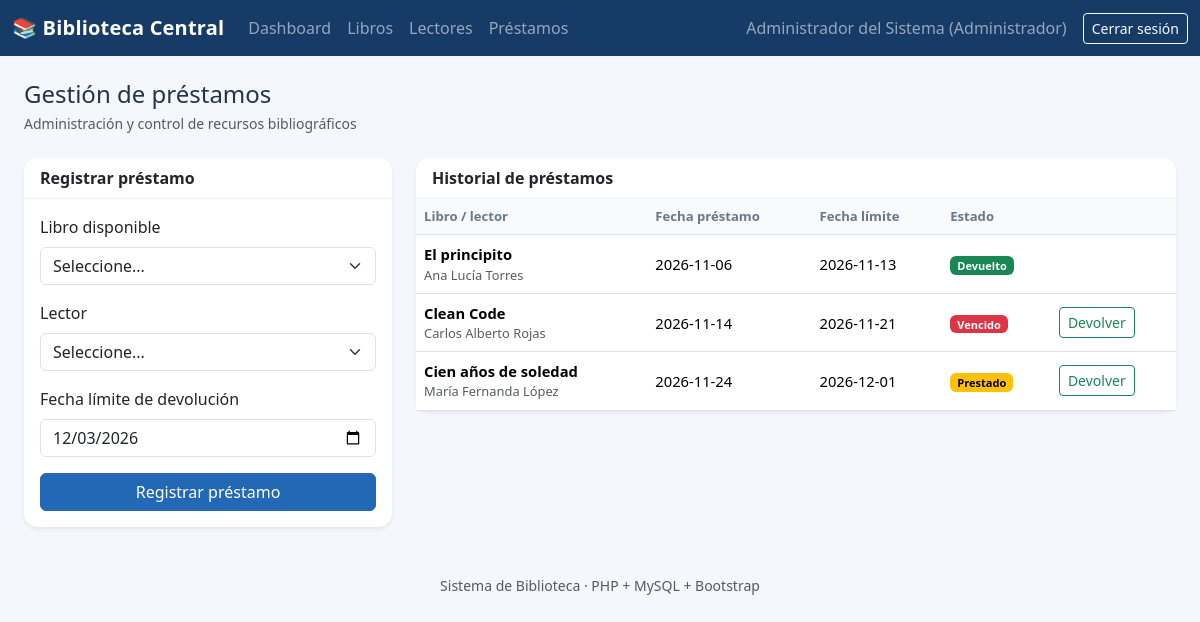
The app's page /prestamos.php (signed in) with its own data.
### tables this page shows
CREATE TABLE prestamos (
 id INT AUTO_INCREMENT PRIMARY KEY,
 libro_id INT NOT NULL,
 lector_id INT NOT NULL,
 fecha_prestamo DATE NOT NULL,
 fecha_devolucion DATE NOT NULL,
 fecha_retorno DATE NULL,
 estado ENUM('Prestado','Devuelto') NOT NULL DEFAULT 'Prestado',
 creado_en TIMESTAMP DEFAULT CURRENT_TIMESTAMP,
 CONSTRAINT fk_prestamo_libro FOREIGN KEY(libro_id) REFERENCES libros(id),
 CONSTRAINT fk_prestamo_lector FOREIGN KEY(lector_id) REFERENCES lectores(id)
);

CREATE TABLE libros (
 id INT AUTO_INCREMENT PRIMARY KEY,
 titulo VARCHAR(180) NOT NULL,
 autor VARCHAR(150) NOT NULL,
 isbn VARCHAR(30),
 categoria VARCHAR(100),
 stock INT NOT NULL DEFAULT 0,
 creado_en TIMESTAMP DEFAULT CURRENT_TIMESTAMP
);

CREATE TABLE lectores (
 id INT AUTO_INCREMENT PRIMARY KEY,
 nombre VARCHAR(150) NOT NULL,
 documento VARCHAR(20) NOT NULL UNIQUE,
 correo VARCHAR(120),
 telefono VARCHAR(30),
 creado_en TIMESTAMP DEFAULT CURRENT_TIMESTAMP
);

### config.php (called while the page is built, shortened)
<?php
function e($value): string { return htmlspecialchars((string)$value, ENT_QUOTES, 'UTF-8'); }

### prestamos.php (the view, shortened to what this page needs)
<?php
require 'config.php'; require_login(); verify_csrf(); $pdo=db();
$rows=$pdo->query('SELECT p.*,l.titulo,le.nombre lector FROM prestamos p JOIN libros l ON l.id=p.libro_id JOIN lectores le ON le.id=p.lector_id ORDER BY p.id DESC')->fetchAll();$pageTitle='Gestión de préstamos';require 'partials/header.php';
?>
<div class="row g-4"><div class="col-lg-4"><div class="card border-0 shadow-sm"><div class="card-header bg-white fw-semibold">Registrar préstamo</div><div class="card-body"><form method="post"><?=csrf_field()?><div class="mb-3"><label class="form-label">Libro disponible</label><select class="form-select" name="libro_id" required><option value="">Seleccione...</option><?php foreach($books as $b):?><option value="<?=$b['id']?>"><?=e($b['titulo'])?> (stock: <?=$b['stock']?>)</option><?php endforeach;?></select></div><div class="mb-3"><label class="form-label">Lector</label><select class="form-select" name="lector_id" required><option value="">Seleccione...</option><?php foreach($readers as $r):?><option value="<?=$r['id']?>"><?=e($r['nombre'])?></option><?php endforeach;?></select></div><div class="mb-3"><label class="form-label">Fecha límite de devolución</label><input type="date" class="form-control" name="fecha_devolucion" min="<?=date('Y-m-d')?>" value="<?=date('Y-m-d',strtotime('+7 days'))?>" required></div><button class="btn btn-primary w-100">Registrar préstamo</button></form></div></div></div>
<div class="col-lg-8"><div class="card border-0 shadow-sm"><div class="card-header bg-white fw-semibold">Historial de préstamos</div><div class="table-responsive"><table class="table table-hover align-middle mb-0"><thead><tr><th>Libro / lector</th><th>Fecha préstamo</th><th>Fecha límite</th><th>Estado</th><th></th></tr></thead><tbody><?php foreach($rows as $r):?><tr><td><strong><?=e($r['titulo'])?></strong><div class="small text-muted"><?=e($r['lector'])?></div></td><td><?=e($r['fecha_prestamo'])?></td><td><?=e($r['fecha_devolucion'])?></td><td><span class="badge text-bg-<?=$r['estado']==='Devuelto'?'success':($r['fecha_devolucion']<date('Y-m-d')?'danger':'warning')?>"><?=e($r['estado']==='Prestado'&&$r['fecha_devolucion']<date('Y-m-d')?'Vencido':$r['estado'])?></span></td><td><?php if($r['estado']==='Prestado'):?><form method="post" onsubmit="return confirm('¿Confirmar devolución?')"><?=csrf_field()?><button class="btn btn-sm btn-outline-success" name="devolver" value="<?=$r['id']?>">Devolver</button></form><?php endif;?></td></tr><?php endforeach;?></tbody></table></div></div></div></div>
<?php require 'partials/footer.php'; ?>

### assets/style.css (style rules this page uses)
body { background:#f4f7fb;color:#253247 }
.card { border-radius:14px }
.card-header { border-bottom:1px solid #edf0f4;border-radius:14px 14px 0 0!important }
.btn-primary { background:#2368b5;border-color:#2368b5 }
.table thead th { font-size:.82rem;color:#68788c;background:#f8fafc;white-space:nowrap }
.table td { font-size:.92rem }

### records on screen
prestamos: libro.titulo "El principito", lector.nombre "Ana Lucía Torres", fecha_prestamo "2026-11-06", fecha_devolucion "2026-11-13"
prestamos: libro.titulo "Clean Code", lector.nombre "Carlos Alberto Rojas", fecha_prestamo "2026-11-14", fecha_devolucion "2026-11-21", $r['id'] 2 (drawn)
prestamos: libro.titulo "Cien años de soledad", lector.nombre "María Fernanda López", fecha_prestamo "2026-11-24", fecha_devolucion "2026-12-01", $r['id'] 1 (drawn)

### other values on screen
$_SESSION['user']['nombre'] "Administrador del Sistema"
$_SESSION['user']['rol'] "Administrador"
$pageTitle "Gestión de préstamos"
